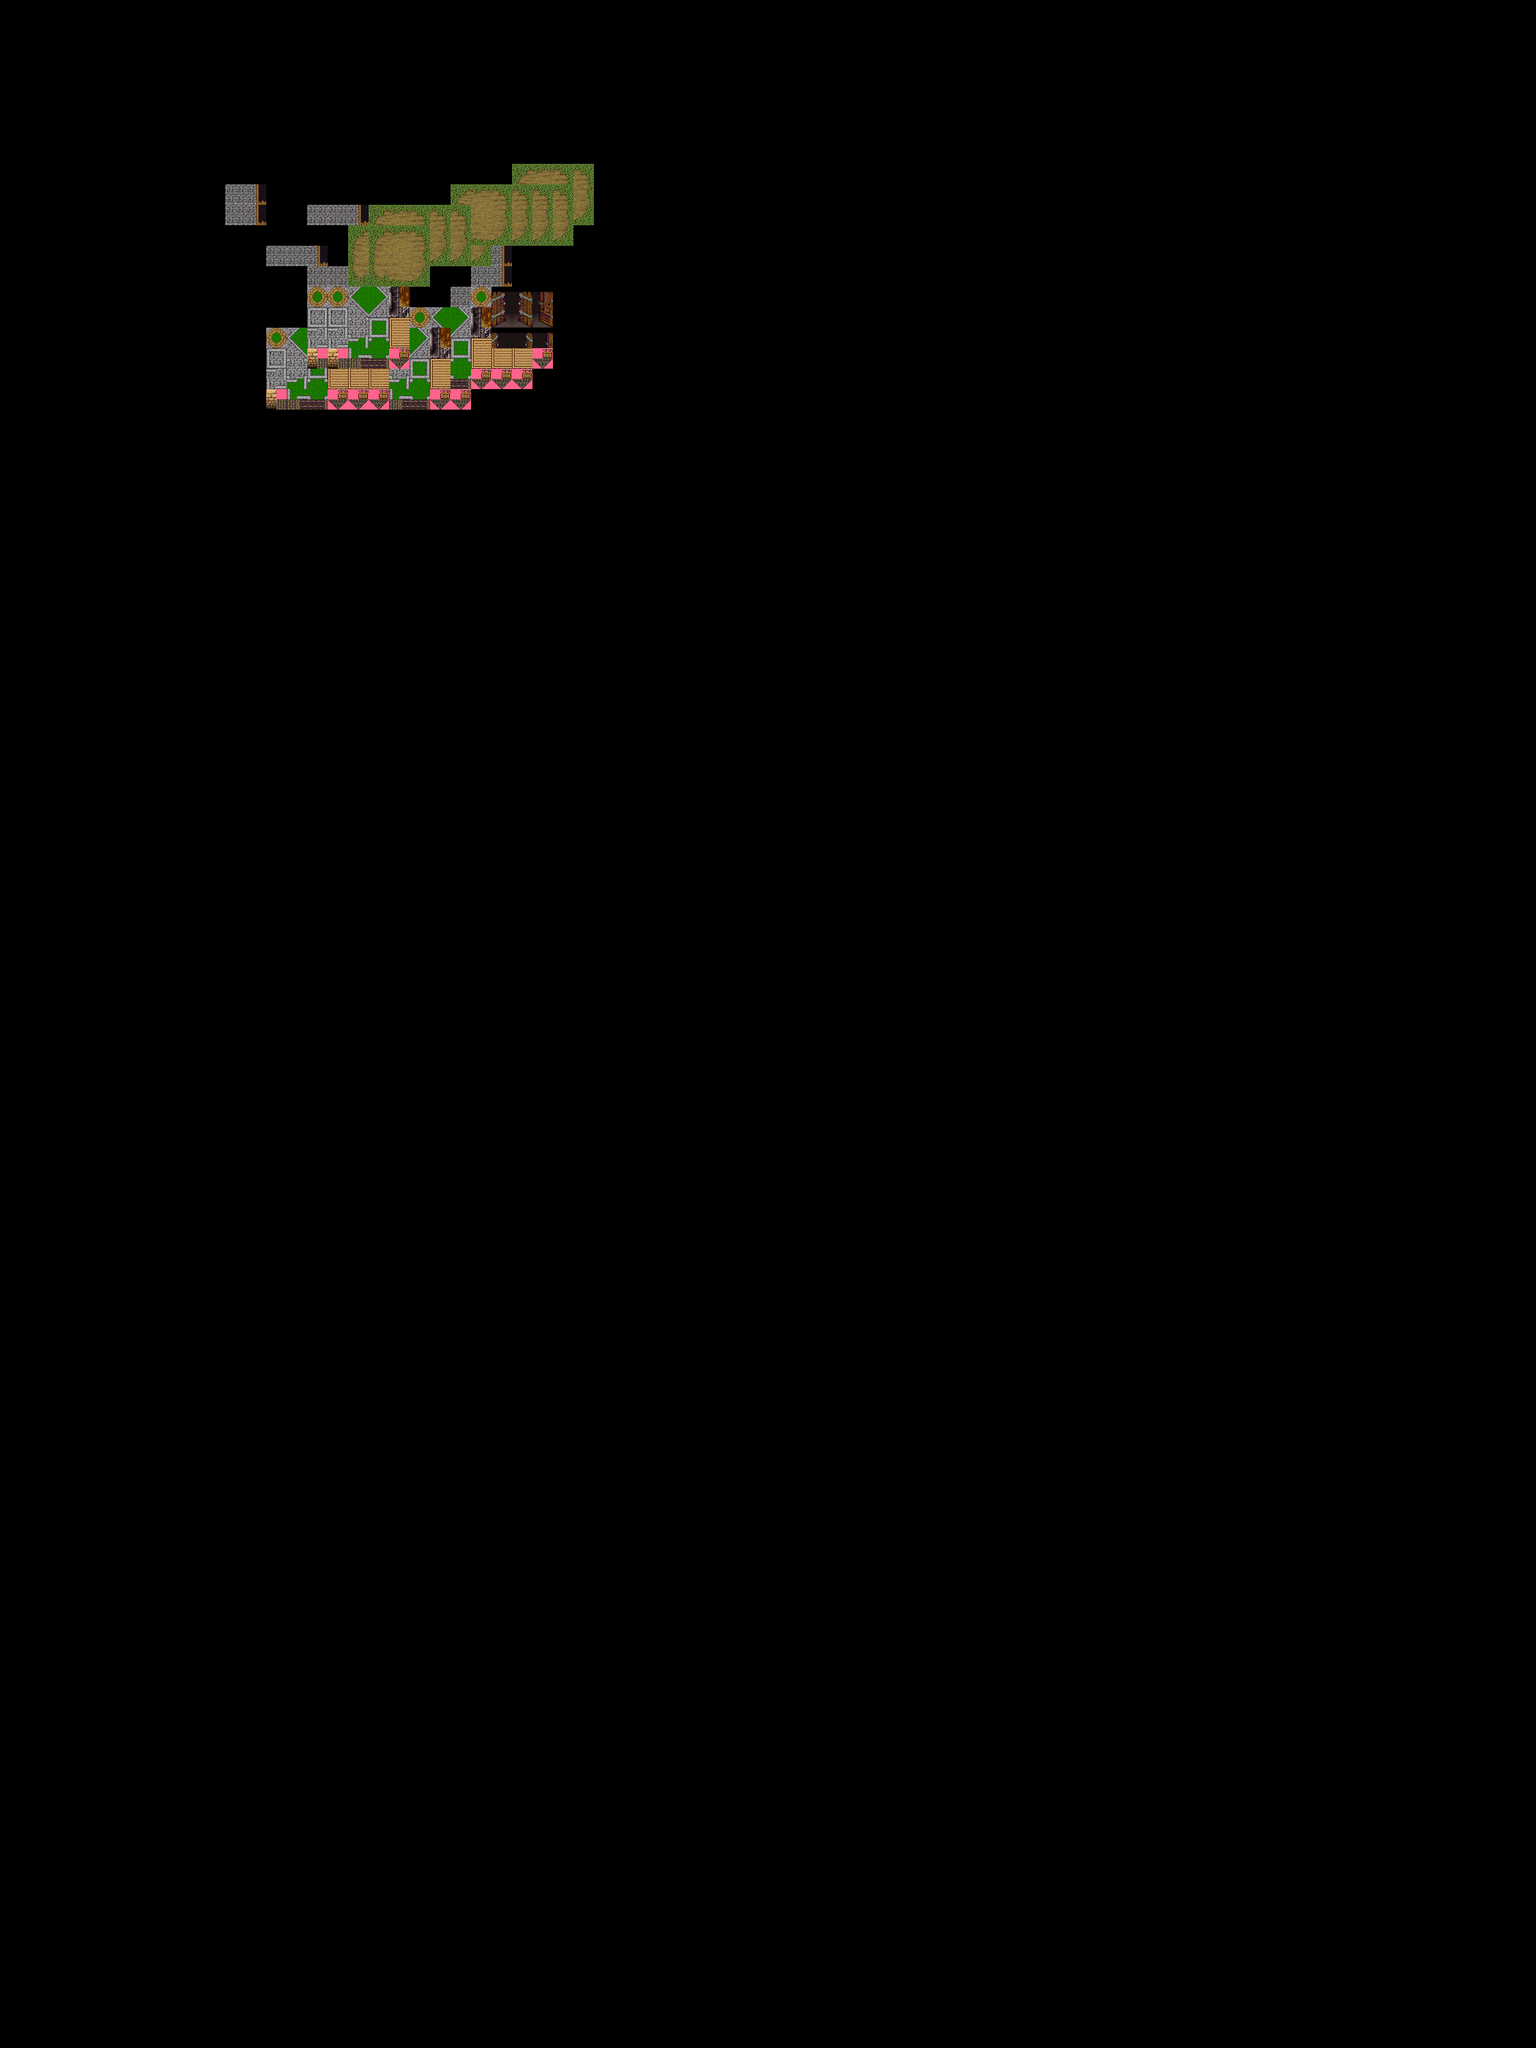

Below is a game level as drawn by its tile map, then a one-line description and the .tmx that defines it (tile-layer data replaced by summaries):
An orthogonal 75x100 tile map with 32x32 px tiles, 1 tile layer (Tile Layer 1), 15 tilesets.

<map version="1.0" orientation="orthogonal" renderorder="right-down" width="75" height="100" tilewidth="32" tileheight="32" nextobjectid="1">
 <tileset firstgid="1" name="Inq - Medieval" tilewidth="32" tileheight="32">
  <image source="../Tilesets/Inq - Medieval.png" width="480" height="256" />
 </tileset>
 <tileset firstgid="121" name="Inq - Snowy Mountains" tilewidth="32" tileheight="32">
  <image source="../Tilesets/Inq - Snowy Mountains.png" width="480" height="256" />
 </tileset>
 <tileset firstgid="241" name="Inq XP Doors" tilewidth="32" tileheight="32">
  <image source="../Tilesets/Inq XP Doors.png" width="128" height="256" />
 </tileset>
 <tileset firstgid="273" name="Inq XP MT - Dirt" tilewidth="32" tileheight="32">
  <image source="../Tilesets/Inq XP MT - Dirt.png" width="96" height="128" />
 </tileset>
 <tileset firstgid="285" name="Inq XP MT - Long Grass2" tilewidth="32" tileheight="32">
  <image source="../Tilesets/Inq XP MT - Long Grass2.png" width="96" height="128" />
 </tileset>
 <tileset firstgid="297" name="Inq XP MT - Mud" tilewidth="32" tileheight="32">
  <image source="../Tilesets/Inq XP MT - Mud.png" width="96" height="128" />
 </tileset>
 <tileset firstgid="309" name="Inq XP MT - Road 2" tilewidth="32" tileheight="32">
  <image source="../Tilesets/Inq XP MT - Road 2.png" width="96" height="128" />
 </tileset>
 <tileset firstgid="321" name="Inq XP MT - Road" tilewidth="32" tileheight="32">
  <image source="../Tilesets/Inq XP MT - Road.png" width="96" height="128" />
 </tileset>
 <tileset firstgid="333" name="cottage" tilewidth="32" tileheight="32">
  <image source="../Tilesets/cottage.png" width="512" height="512" />
 </tileset>
 <tileset firstgid="589" name="desertTilesets" tilewidth="32" tileheight="32">
  <image source="../Tilesets/desertTilesets.png" width="512" height="512" />
 </tileset>
 <tileset firstgid="845" name="DoorComp1" tilewidth="32" tileheight="32">
  <image source="../Tilesets/DoorComp1.png" width="192" height="192" />
 </tileset>
 <tileset firstgid="881" name="DoorComp2" tilewidth="32" tileheight="32">
  <image source="../Tilesets/DoorComp2.png" width="384" height="256" />
 </tileset>
 <tileset firstgid="977" name="DoorComp3" tilewidth="32" tileheight="32">
  <image source="../Tilesets/DoorComp3.png" width="384" height="256" />
 </tileset>
 <tileset firstgid="1073" name="HighContrastGrass" tilewidth="32" tileheight="32">
  <image source="../Tilesets/HighContrastGrass.png" width="192" height="256" />
 </tileset>
 <tileset firstgid="1121" name="house_inside" tilewidth="32" tileheight="32">
  <image source="../Tilesets/house_inside.png" width="512" height="448" />
 </tileset>
 <layer name="Tile Layer 1" width="75" height="100">
  <data>[7500 cells, 132 non-empty, 36 distinct tile ids]</data>
 </layer>
</map>
